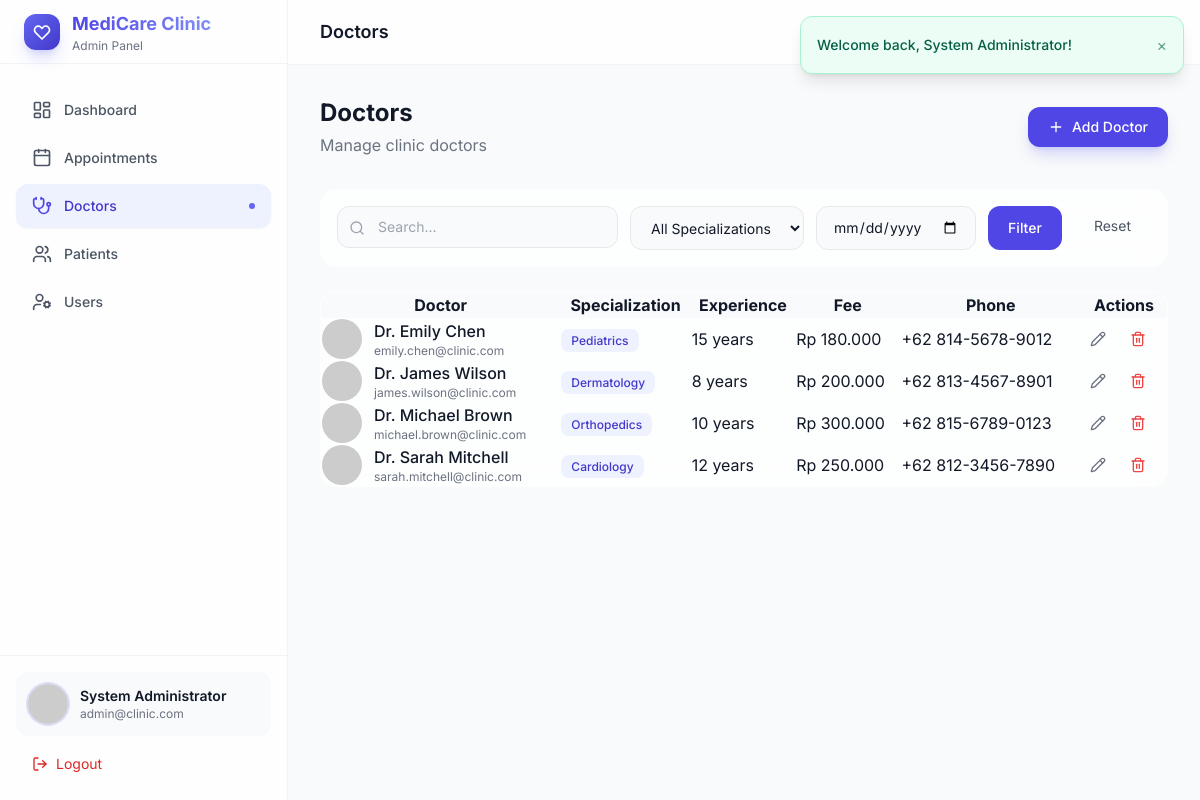
The app's page /admin/doctors/index.php (signed in) with its own data.
### tables this page shows
CREATE TABLE IF NOT EXISTS doctors (
    id INT UNSIGNED AUTO_INCREMENT PRIMARY KEY,
    user_id INT UNSIGNED NOT NULL UNIQUE,
    specialization VARCHAR(100) NOT NULL,
    phone VARCHAR(20) NOT NULL,
    experience INT UNSIGNED NOT NULL DEFAULT 0,
    qualification VARCHAR(200) NOT NULL,
    available_days VARCHAR(100) NOT NULL COMMENT 'Comma-separated: Mon,Tue,Wed',
    consultation_fee DECIMAL(10,2) NOT NULL DEFAULT 0.00,
    created_at TIMESTAMP DEFAULT CURRENT_TIMESTAMP,
    FOREIGN KEY (user_id) REFERENCES users(id) ON DELETE CASCADE,
    INDEX idx_doctors_specialization (specialization)
);

CREATE TABLE IF NOT EXISTS users (
    id INT UNSIGNED AUTO_INCREMENT PRIMARY KEY,
    full_name VARCHAR(150) NOT NULL,
    email VARCHAR(150) NOT NULL UNIQUE,
    password VARCHAR(255) NOT NULL,
    role ENUM('admin', 'doctor', 'patient') NOT NULL DEFAULT 'patient',
    profile_image VARCHAR(255) DEFAULT NULL,
    created_at TIMESTAMP DEFAULT CURRENT_TIMESTAMP,
    INDEX idx_users_role (role),
    INDEX idx_users_email (email)
);

### config/database.php (called while the page is built, shortened)
<?php
class Database
{
    private static ?PDO $instance = null;
    public static function getConnection(): PDO
    {
        if (self::$instance === null) {
            $host = 'localhost';
            $dbname = 'clinic_management';
            $username = 'root';
            $password = '';
            $charset = 'utf8mb4';
            $dsn = "mysql:host={$host};dbname={$dbname};charset={$charset}";
            $options = [
                PDO::ATTR_ERRMODE            => PDO::ERRMODE_EXCEPTION,
                PDO::ATTR_DEFAULT_FETCH_MODE => PDO::FETCH_ASSOC,
                PDO::ATTR_EMULATE_PREPARES   => false,
            ];
            try {
                self::$instance = new PDO($dsn, $username, $password, $options);
            } catch (PDOException $e) {
                die('Database connection failed: ' . $e->getMessage());
            }
        }
        return self::$instance;
    }
}

### helpers/functions.php (called while the page is built, shortened)
<?php
function e(?string $value): string
{
    return htmlspecialchars($value ?? '', ENT_QUOTES, 'UTF-8');
}
function base_url(string $path = ''): string
{
    $base = rtrim(APP_URL, '/');
    $path = ltrim($path, '/');
    if ($path === '') {
        return $base . '/';
    }
    return $base . '/' . $path;
}
function format_currency(float $amount): string
{
    return 'Rp ' . number_format($amount, 0, ',', '.');
}
function sanitize(string $input): string
{
    return trim(strip_tags($input));
}
function profile_image(?string $image, string $name = 'U'): string
{
    return 'https://ui-avatars.com/api/?name=' . urlencode($name) . '&background=6366f1&color=fff&size=128';
}
function paginate(int $total, int $page, int $perPage = ITEMS_PER_PAGE): array
{
    $totalPages = max(1, (int) ceil($total / $perPage));
    $page = max(1, min($page, $totalPages));
    $offset = ($page - 1) * $perPage;
    return [
        'total'       => $total,
        'per_page'    => $perPage,
        'current'     => $page,
        'total_pages' => $totalPages,
        'offset'      => $offset,
    ];
}

### modules/doctors/DoctorModel.php (called while the page is built, shortened)
<?php
class DoctorModel
{
    private PDO $db;
    public function __construct()
    {
        $this->db = Database::getConnection();
    }
    public function getAll(string $search = '', string $specialization = '', int $limit = 10, int $offset = 0): array
    {
        $sql = 'SELECT d.*, u.full_name, u.email, u.profile_image
                FROM doctors d
                JOIN users u ON d.user_id = u.id
                WHERE 1=1';
        $params = [];
        $sql .= ' ORDER BY u.full_name ASC LIMIT ? OFFSET ?';
        $params[] = $limit;
        $params[] = $offset;
        $stmt = $this->db->prepare($sql);
        $stmt->execute($params);
        return $stmt->fetchAll();
    }
    public function count(string $search = '', string $specialization = ''): int
    {
        $sql = 'SELECT COUNT(*) FROM doctors d JOIN users u ON d.user_id = u.id WHERE 1=1';
        $params = [];
        $stmt = $this->db->prepare($sql);
        $stmt->execute($params);
        return (int) $stmt->fetchColumn();
    }
}

### admin/doctors/index.php (the view, shortened to what this page needs)
<?php
require_once APP_ROOT . '/includes/components.php';
$doctorModel = new DoctorModel();
$search = sanitize($_GET['search'] ?? '');
$specialization = sanitize($_GET['specialization'] ?? '');
$page = max(1, (int)($_GET['page'] ?? 1));
$total = $doctorModel->count($search, $specialization);
$pagination = paginate($total, $page);
$doctors = $doctorModel->getAll($search, $specialization, $pagination['per_page'], $pagination['offset']);
?>
<div class="glass-card rounded-2xl overflow-hidden">
    <div class="overflow-x-auto">
        <table class="w-full data-table">
            <thead class="bg-gray-50 dark:bg-slate-800/50">
                <tr>
                    <th>Doctor</th><th>Specialization</th><th>Experience</th><th>Fee</th><th>Phone</th><th>Actions</th>
                </tr>
            </thead>
            <tbody>
                <?php if (empty($doctors)): ?>
                <tr><td colspan="6"><?php render_empty_state('No doctors found', 'Add your first doctor to get started.', 'stethoscope'); ?></td></tr>
                <?php else: foreach ($doctors as $doc): ?>
                <tr>
                    <td>
                        <div class="flex items-center gap-3">
                            <img src="<?= profile_image($doc['profile_image'], $doc['full_name']) ?>" class="w-10 h-10 rounded-full object-cover" alt="">
                            <div>
                                <p class="font-medium"><?= e($doc['full_name']) ?></p>
                                <p class="text-xs text-gray-500"><?= e($doc['email']) ?></p>
                            </div>
                        </div>
                    </td>
                    <td><span class="px-2.5 py-1 bg-primary-50 dark:bg-primary-900/30 text-primary-700 dark:text-primary-300 rounded-lg text-xs font-medium"><?= e($doc['specialization']) ?></span></td>
                    <td><?= e($doc['experience']) ?> years</td>
                    <td><?= format_currency((float)$doc['consultation_fee']) ?></td>
                    <td><?= e($doc['phone']) ?></td>
                    <td>
                        <div class="flex items-center gap-2">
                            <a href="<?= base_url('admin/doctors/edit.php?id=' . $doc['id']) ?>" class="p-2 hover:bg-gray-100 dark:hover:bg-slate-700 rounded-lg transition-colors" title="Edit">
                                <i data-lucide="pencil" class="w-4 h-4 text-gray-500"></i>
                            </a>
                            <button onclick="handleDelete('<?= base_url('admin/doctors/delete.php?id=' . $doc['id']) ?>', 'Delete this doctor?')" class="p-2 hover:bg-red-50 dark:hover:bg-red-900/20 rounded-lg transition-colors" title="Delete">
                                <i data-lucide="trash-2" class="w-4 h-4 text-red-500"></i>
                            </button>
                        </div>
                    </td>
                </tr>
                <?php endforeach; endif; ?>
            </tbody>
        </table>
    </div>
</div>
<?php $content = ob_get_clean(); include APP_ROOT . '/layouts/dashboard.php'; ?>

### assets/css/style.css (style rules this page uses)
html { scroll-behavior: smooth; }
.glass-card { background: rgba(255, 255, 255, 0.7); backdrop-filter: blur(12px); border: 1px solid rgba(255, 255, 255, 0.2); }

### records on screen
doctors: user.full_name "Dr. Emily Chen", user.email "emily.chen@clinic.com", specialization "Pediatrics", experience "15", consultation_fee "Rp 180.000", phone "+62 814-5678-9012"
doctors: user.full_name "Dr. James Wilson", user.email "james.wilson@clinic.com", specialization "Dermatology", experience "8", consultation_fee "Rp 200.000", phone "+62 813-4567-8901"
doctors: user.full_name "Dr. Michael Brown", user.email "michael.brown@clinic.com", specialization "Orthopedics", experience "10", consultation_fee "Rp 300.000", phone "+62 815-6789-0123"
doctors: user.full_name "Dr. Sarah Mitchell", user.email "sarah.mitchell@clinic.com", specialization "Cardiology", experience "12", consultation_fee "Rp 250.000", phone "+62 812-3456-7890"

### other values on screen
$role "Admin"
$item['label'] "Dashboard"
$item['label'] "Appointments"
$item['label'] "Doctors"
$item['label'] "Patients"
$item['label'] "Users"
$user['full_name'] "System Administrator"
$user['email'] "admin@clinic.com"
$pageTitle "Doctors"
$title "Doctors"
$subtitle "Manage clinic doctors"
$actionLabel "Add Doctor"
